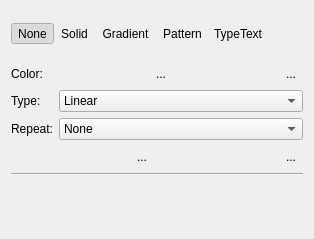
<?xml version="1.0" encoding="UTF-8"?>
<ui version="4.0">
 <class>KoFillConfigWidget</class>
 <widget class="QWidget" name="KoFillConfigWidget">
  <property name="geometry">
   <rect>
    <x>0</x>
    <y>0</y>
    <width>314</width>
    <height>239</height>
   </rect>
  </property>
  <layout class="QVBoxLayout" name="verticalLayout">
   <item>
    <layout class="QHBoxLayout" name="fillConfigTypeLayout">
     <property name="spacing">
      <number>0</number>
     </property>
     <item>
      <widget class="QToolButton" name="btnNoFill">
       <property name="sizePolicy">
        <sizepolicy hsizetype="Preferred" vsizetype="Fixed">
         <horstretch>0</horstretch>
         <verstretch>0</verstretch>
        </sizepolicy>
       </property>
       <property name="toolTip">
        <string>No fill</string>
       </property>
       <property name="text">
        <string>None</string>
       </property>
       <property name="checkable">
        <bool>true</bool>
       </property>
       <property name="checked">
        <bool>true</bool>
       </property>
       <property name="autoRaise">
        <bool>true</bool>
       </property>
      </widget>
     </item>
     <item>
      <widget class="QToolButton" name="btnSolidFill">
       <property name="sizePolicy">
        <sizepolicy hsizetype="Preferred" vsizetype="Fixed">
         <horstretch>0</horstretch>
         <verstretch>0</verstretch>
        </sizepolicy>
       </property>
       <property name="toolTip">
        <string>Solid color fill</string>
       </property>
       <property name="text">
        <string>Solid</string>
       </property>
       <property name="checkable">
        <bool>true</bool>
       </property>
       <property name="autoRaise">
        <bool>true</bool>
       </property>
      </widget>
     </item>
     <item>
      <widget class="QToolButton" name="btnGradientFill">
       <property name="sizePolicy">
        <sizepolicy hsizetype="Preferred" vsizetype="Fixed">
         <horstretch>0</horstretch>
         <verstretch>0</verstretch>
        </sizepolicy>
       </property>
       <property name="toolTip">
        <string>Gradient fill</string>
       </property>
       <property name="text">
        <string>Gradient</string>
       </property>
       <property name="checkable">
        <bool>true</bool>
       </property>
       <property name="autoRaise">
        <bool>true</bool>
       </property>
      </widget>
     </item>
     <item>
      <widget class="QToolButton" name="btnPatternFill">
       <property name="sizePolicy">
        <sizepolicy hsizetype="Preferred" vsizetype="Fixed">
         <horstretch>0</horstretch>
         <verstretch>0</verstretch>
        </sizepolicy>
       </property>
       <property name="toolTip">
        <string>Pattern fill</string>
       </property>
       <property name="text">
        <string>Pattern</string>
       </property>
       <property name="checkable">
        <bool>true</bool>
       </property>
       <property name="autoRaise">
        <bool>true</bool>
       </property>
      </widget>
     </item>
     <item>
      <spacer name="horizontalSpacer">
       <property name="orientation">
        <enum>Qt::Horizontal</enum>
       </property>
       <property name="sizeType">
        <enum>QSizePolicy::Preferred</enum>
       </property>
       <property name="sizeHint" stdset="0">
        <size>
         <width>5</width>
         <height>5</height>
        </size>
       </property>
      </spacer>
     </item>
     <item>
      <widget class="QLabel" name="lblFillTitle">
       <property name="text">
        <string notr="true">TypeText</string>
       </property>
      </widget>
     </item>
     <item>
      <spacer name="horizontalSpacer_2">
       <property name="orientation">
        <enum>Qt::Horizontal</enum>
       </property>
       <property name="sizeHint" stdset="0">
        <size>
         <width>10</width>
         <height>5</height>
        </size>
       </property>
      </spacer>
     </item>
    </layout>
   </item>
   <item>
    <layout class="QHBoxLayout" name="solidFillLayout">
     <item>
      <widget class="QLabel" name="soldStrokeColorLabel">
       <property name="text">
        <string>Color:</string>
       </property>
      </widget>
     </item>
     <item>
      <widget class="KoColorPopupButton" name="btnChooseSolidColor">
       <property name="sizePolicy">
        <sizepolicy hsizetype="Expanding" vsizetype="Fixed">
         <horstretch>0</horstretch>
         <verstretch>0</verstretch>
        </sizepolicy>
       </property>
       <property name="text">
        <string>...</string>
       </property>
       <property name="popupMode">
        <enum>QToolButton::InstantPopup</enum>
       </property>
       <property name="autoRaise">
        <bool>true</bool>
       </property>
       <property name="arrowType">
        <enum>Qt::NoArrow</enum>
       </property>
      </widget>
     </item>
     <item>
      <widget class="QToolButton" name="btnSolidColorPick">
       <property name="text">
        <string>...</string>
       </property>
       <property name="checkable">
        <bool>true</bool>
       </property>
       <property name="autoRaise">
        <bool>true</bool>
       </property>
      </widget>
     </item>
    </layout>
   </item>
   <item>
    <layout class="QFormLayout" name="gradientLayout1">
     <item row="0" column="0">
      <widget class="QLabel" name="typeLabel">
       <property name="text">
        <string>Type:</string>
       </property>
      </widget>
     </item>
     <item row="0" column="1">
      <widget class="QComboBox" name="cmbGradientType">
       <property name="sizePolicy">
        <sizepolicy hsizetype="Expanding" vsizetype="Fixed">
         <horstretch>0</horstretch>
         <verstretch>0</verstretch>
        </sizepolicy>
       </property>
       <item>
        <property name="text">
         <string>Linear</string>
        </property>
       </item>
       <item>
        <property name="text">
         <string>Radial</string>
        </property>
       </item>
      </widget>
     </item>
     <item row="1" column="0">
      <widget class="QLabel" name="repeatLabel">
       <property name="text">
        <string>Repeat:</string>
       </property>
      </widget>
     </item>
     <item row="1" column="1">
      <widget class="QComboBox" name="cmbGradientRepeat">
       <property name="sizePolicy">
        <sizepolicy hsizetype="Expanding" vsizetype="Fixed">
         <horstretch>0</horstretch>
         <verstretch>0</verstretch>
        </sizepolicy>
       </property>
       <item>
        <property name="text">
         <string>None</string>
        </property>
       </item>
       <item>
        <property name="text">
         <string>Repeat</string>
        </property>
       </item>
       <item>
        <property name="text">
         <string>Reflect</string>
        </property>
       </item>
      </widget>
     </item>
    </layout>
   </item>
   <item>
    <layout class="QHBoxLayout" name="gradientLayout2">
     <item>
      <widget class="KoColorPopupButton" name="btnChoosePredefinedGradient">
       <property name="sizePolicy">
        <sizepolicy hsizetype="Expanding" vsizetype="Fixed">
         <horstretch>0</horstretch>
         <verstretch>0</verstretch>
        </sizepolicy>
       </property>
       <property name="text">
        <string>...</string>
       </property>
       <property name="popupMode">
        <enum>QToolButton::InstantPopup</enum>
       </property>
       <property name="autoRaise">
        <bool>true</bool>
       </property>
       <property name="arrowType">
        <enum>Qt::NoArrow</enum>
       </property>
      </widget>
     </item>
     <item>
      <widget class="QToolButton" name="btnSaveGradient">
       <property name="text">
        <string>...</string>
       </property>
       <property name="checkable">
        <bool>false</bool>
       </property>
       <property name="autoRaise">
        <bool>true</bool>
       </property>
      </widget>
     </item>
    </layout>
   </item>
   <item>
    <widget class="Line" name="gradientTypeLine">
     <property name="orientation">
      <enum>Qt::Horizontal</enum>
     </property>
    </widget>
   </item>
   <item>
    <layout class="QVBoxLayout" name="lastLayout">
     <item>
      <widget class="KisStopGradientEditor" name="wdgGradientEditor" native="true"/>
     </item>
    </layout>
   </item>
  </layout>
 </widget>
 <customwidgets>
  <customwidget>
   <class>KoColorPopupButton</class>
   <extends>QToolButton</extends>
   <header>KoColorPopupButton.h</header>
  </customwidget>
  <customwidget>
   <class>KisStopGradientEditor</class>
   <extends>QWidget</extends>
   <header>kis_stopgradient_editor.h</header>
   <container>1</container>
  </customwidget>
 </customwidgets>
 <resources/>
 <connections/>
</ui>
